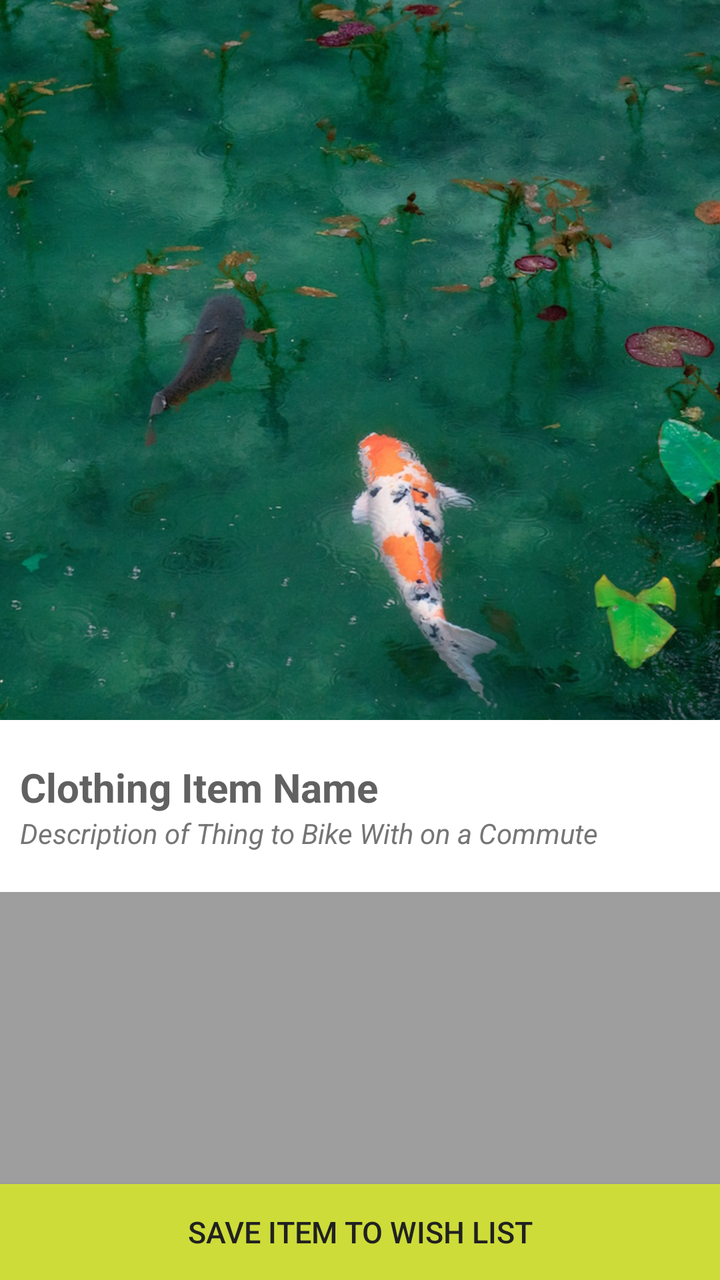
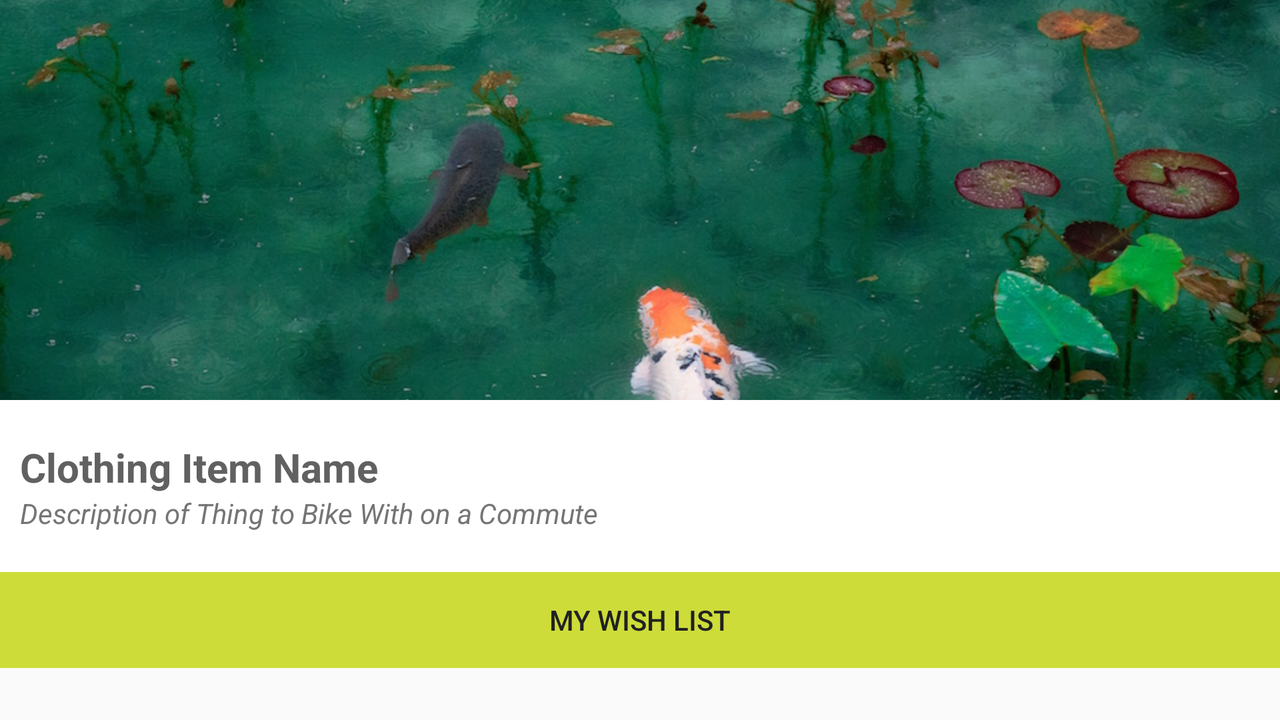

An Android layout and its configuration variant, each rendered on a device that would load it. The default file and the variant file are quoted in full after the pictures.
<!-- AndroidManifest.xml: application theme AppTheme -->
<!-- res/layout/fragment_clothing_detail.xml -->
<FrameLayout xmlns:android="http://schemas.android.com/apk/res/android"
    xmlns:tools="http://schemas.android.com/tools"
    android:layout_width="match_parent"
    android:layout_height="match_parent"
    tools:context="com.epicodus.ransroad.ui.ClothingDetailFragment">

    <LinearLayout
        android:orientation="vertical"
        android:layout_width="match_parent"
        android:layout_height="match_parent"
        android:background="@color/colorPrimary">

        <ImageView
            android:layout_width="match_parent"
            android:layout_height="360dp"
            android:id="@+id/clothingImageView"
            android:src="@drawable/koi"
            android:scaleType="centerCrop" />

        <RelativeLayout
            android:layout_width="match_parent"
            android:layout_height="wrap_content"
            android:background="@android:color/white"
            android:paddingTop="20dp"
            android:paddingLeft="10dp"
            android:paddingRight="10dp"
            android:paddingBottom="20dp">

            <TextView
                android:layout_width="wrap_content"
                android:layout_height="wrap_content"
                android:text="Clothing Item Name"
                android:id="@+id/clothingNameTextView"
                android:layout_alignParentLeft="true"
                android:layout_alignParentStart="true"
                android:textSize="20sp"
                android:textColor="@color/colorPrimaryDark"
                android:textStyle="bold" />

            <TextView
                android:layout_width="wrap_content"
                android:layout_height="wrap_content"
                android:text="Description of Thing to Bike With on a Commute"
                android:id="@+id/clothingDescriptionTextView"
                android:layout_below="@+id/clothingNameTextView"
                android:layout_alignParentLeft="true"
                android:layout_alignParentStart="true"
                android:textColor="@color/colorSecondaryText"
                android:textStyle="italic" />
        </RelativeLayout>

        <RelativeLayout
            android:layout_width="match_parent"
            android:layout_height="match_parent">

            <LinearLayout
                android:orientation="vertical"
                android:layout_width="match_parent"
                android:layout_height="wrap_content"
                android:layout_alignParentTop="true"
                android:layout_alignParentLeft="true"
                android:layout_alignParentStart="true"
                android:layout_above="@+id/addToWishListButton"
                android:paddingLeft="30dp"
                android:paddingTop="20dp"
                android:paddingRight="30dp">

            </LinearLayout>

            <Button
                android:layout_width="match_parent"
                android:layout_height="wrap_content"
                android:text="Save Item to Wish List"
                android:id="@+id/addToWishListButton"
                android:layout_alignParentBottom="true"
                android:background="@color/colorAccent"
                android:textColor="@color/colorTextIcons"
                android:textSize="15sp" />
        </RelativeLayout>
    </LinearLayout>
</FrameLayout>
<!-- resources referenced by this layout -->
<resources>
  <color name="colorAccent">#CDDC39</color>
  <color name="colorPrimary">#9E9E9E</color>
  <color name="colorPrimaryDark">#616161</color>
  <color name="colorSecondaryText">#757575</color>
  <color name="colorTextIcons">#212121</color>
  <!-- drawable koi: jpeg bitmap (drawable, 240119 bytes) -->
  <style name="AppTheme" parent="Theme.AppCompat.Light.DarkActionBar">
          
          <item name="colorPrimary">@color/colorPrimary</item>
          <item name="colorPrimaryDark">@color/colorPrimaryDark</item>
          <item name="colorAccent">@color/colorAccent</item>
      </style>
</resources>
<!-- res/layout-land/fragment_clothing_detail.xml (the repository's variant of the layout above) -->
<!-- drawn on the phone turned sideways -->
<FrameLayout xmlns:android="http://schemas.android.com/apk/res/android"
    xmlns:tools="http://schemas.android.com/tools"
    android:layout_width="match_parent"
    android:layout_height="match_parent"
    tools:context="com.epicodus.ransroad.ui.ClothingDetailFragment">

    <ScrollView
        android:layout_width="match_parent"
        android:layout_height="match_parent">

        <LinearLayout
            android:orientation="vertical"
            android:layout_width="match_parent"
            android:layout_height="match_parent"
            android:background="@color/colorPrimary">

            <ImageView
                android:layout_width="match_parent"
                android:layout_height="200dp"
                android:id="@+id/clothingImageView"
                android:src="@drawable/koi"
                android:scaleType="centerCrop" />

            <RelativeLayout
                android:layout_width="match_parent"
                android:layout_height="wrap_content"
                android:background="@android:color/white"
                android:paddingTop="20dp"
                android:paddingLeft="10dp"
                android:paddingRight="10dp"
                android:paddingBottom="20dp">

                <TextView
                    android:layout_width="wrap_content"
                    android:layout_height="wrap_content"
                    android:text="Clothing Item Name"
                    android:id="@+id/clothingNameTextView"
                    android:layout_alignParentLeft="true"
                    android:layout_alignParentStart="true"
                    android:textSize="20sp"
                    android:textColor="@color/colorPrimaryDark"
                    android:textStyle="bold" />

                <TextView
                    android:layout_width="wrap_content"
                    android:layout_height="wrap_content"
                    android:text="Description of Thing to Bike With on a Commute"
                    android:id="@+id/clothingDescriptionTextView"
                    android:layout_below="@+id/clothingNameTextView"
                    android:layout_alignParentLeft="true"
                    android:layout_alignParentStart="true"
                    android:textColor="@color/colorSecondaryText"
                    android:textStyle="italic" />
            </RelativeLayout>

            <RelativeLayout
                android:layout_width="match_parent"
                android:layout_height="match_parent">

                <LinearLayout
                    android:orientation="vertical"
                    android:layout_width="match_parent"
                    android:layout_height="wrap_content"
                    android:layout_alignParentTop="true"
                    android:layout_alignParentLeft="true"
                    android:layout_alignParentStart="true"
                    android:layout_above="@+id/addToWishListButton"
                    android:paddingLeft="30dp"
                    android:paddingTop="20dp"
                    android:paddingRight="30dp">

                </LinearLayout>

                <Button
                    android:layout_width="match_parent"
                    android:layout_height="wrap_content"
                    android:text="Save Item to Wish List"
                    android:id="@+id/addToWishListButton"
                    android:layout_above="@+id/wishListButton"
                    android:background="@color/colorPrimaryLight"
                    android:textColor="@color/colorTextIcons"
                    android:textSize="15sp" />

                <Button
                    android:layout_width="match_parent"
                    android:layout_height="wrap_content"
                    android:text="My Wish List"
                    android:id="@+id/wishListButton"
                    android:background="@color/colorAccent"
                    android:textColor="@color/colorTextIcons"
                    android:visibility="visible"
                    android:layout_alignParentBottom="true"
                    android:layout_alignParentLeft="true"
                    android:layout_alignParentStart="true"/>
            </RelativeLayout>
        </LinearLayout>
    </ScrollView>
</FrameLayout>
<!-- resources referenced by the variant -->
<!-- as the phone turned sideways resolves them -->
<resources>
  <color name="colorAccent">#CDDC39</color>
  <color name="colorPrimary">#9E9E9E</color>
  <color name="colorPrimaryDark">#616161</color>
  <color name="colorPrimaryLight">#F5F5f5</color>
  <color name="colorSecondaryText">#757575</color>
  <color name="colorTextIcons">#212121</color>
  <!-- drawable koi: jpeg bitmap (drawable, 240119 bytes) -->
  <style name="AppTheme" parent="Theme.AppCompat.Light.DarkActionBar">
          
          <item name="colorPrimary">@color/colorPrimary</item>
          <item name="colorPrimaryDark">@color/colorPrimaryDark</item>
          <item name="colorAccent">@color/colorAccent</item>
      </style>
</resources>
